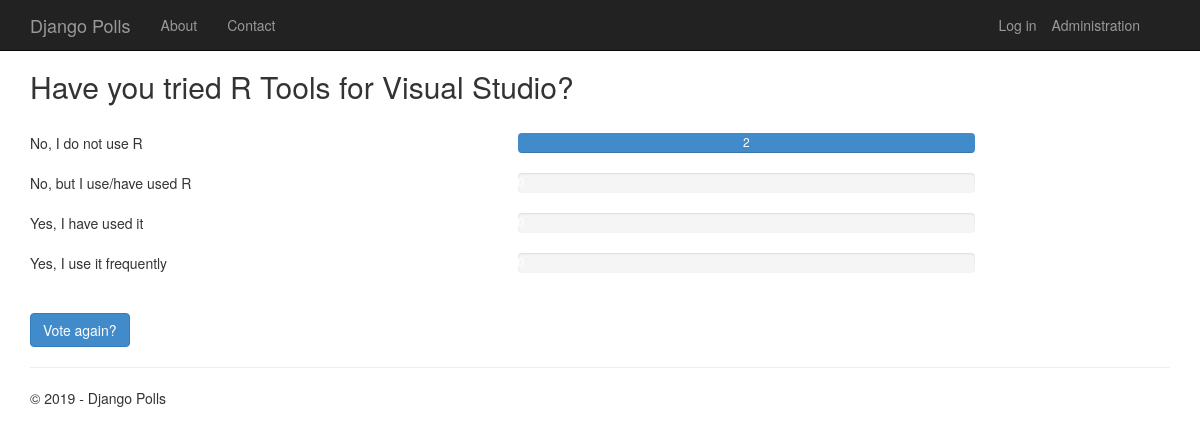
The app's page /3/results/ with its own data.
### app/models.py (models this page shows, shortened)
class Poll(models.Model):
    text = models.CharField(max_length=200)
    pub_date = models.DateTimeField('date published')
    author = models.CharField(max_length=100, blank=True)
    def total_votes(self):
        return self.choice_set.aggregate(Sum('votes'))['votes__sum']

class Choice(models.Model):
    poll = models.ForeignKey(Poll)
    text = models.CharField(max_length=200)
    votes = models.IntegerField(default=0)
    def votes_percentage(self):
        total = self.poll.total_votes()
        return self.votes / float(total) * 100 if total > 0 else 0

### app/views.py (the view)
class PollResultsView(DetailView):
    model = Poll
    def get_context_data(self, **kwargs):
        context = super(PollResultsView, self).get_context_data(**kwargs)
        context['title'] = 'Results'
        context['year'] = datetime.now().year
        return context

### app/templates/app/results.html
{% extends "app/layout.html" %}
{% block content %}
<h2>{{ poll.text }}</h2>
<br />
{% for choice in poll.choice_set.all %}
<div class="row">
    <div class="col-sm-5">{{choice.text}}</div>
    <div class="col-sm-5">
        <div class="progress">
            <div class="progress-bar" role="progressbar" aria-valuenow="{{choice.votes}}" aria-valuemin="0" aria-valuemax="{{poll.total_votes}}" style="width: {{choice.votes_percentage}}%;">
                {{choice.votes}}
            </div>
        </div>
    </div>
</div>
{% endfor %}
<br />
<a class="btn btn-primary" href="{% url 'app:detail' poll.id %}">Vote again?</a>
{% endblock %}

### app/static/app/content/site.css (style rules this page uses)
body { padding-top: 50px; padding-bottom: 20px; }

### records on screen
Poll: text "Have you tried R Tools for Visual Studio?"
Choice: text "No, I do not use R", votes "2"
Choice: text "No, but I use/have used R"
Choice: text "Yes, I have used it"
Choice: text "Yes, I use it frequently"

### other values on screen
{{ year }} "2019"
